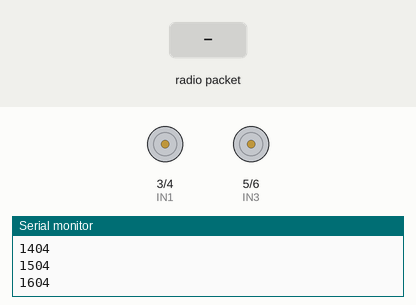
This sketch was run on a simulated Arduino Uno, built with avr-gcc and run on an emulated ATmega328P. On the bench: motor-driver pin pairs drawn as motors (green arrow = first pin HIGH = forward, orange = second pin HIGH = backward, longer = more drive, scaled by the enable pin), the last lines printed to the serial monitor. The test bench sets the inputs (shaded band). No radio packets arrive unless stated.

Above: at 1.7 s.
1.8 s: radio packet "Up" arrives
At 2.8 s:
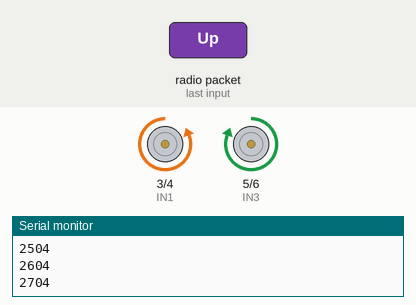
3.3 s: radio packet "Left" arrives
At 3.9 s:
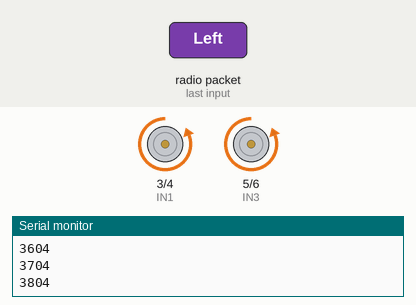
4.8 s: radio packet "Right" arrives
At 6.0 s:
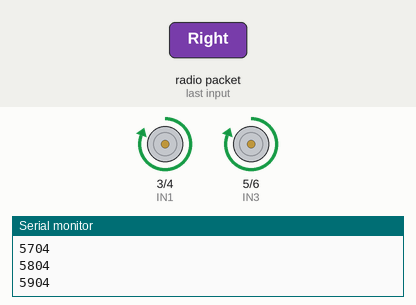
6.3 s: radio packet "Stop" arrives
At 7.4 s:
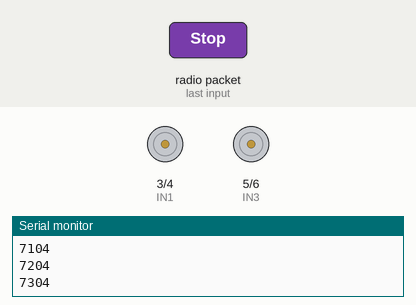
Timing chart, 0 to 8.8 s (numbered marks = the images above; inputs shaded):
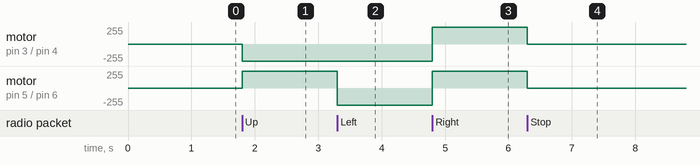

Measured:
- after the input at 1.8 s, motor on pin 3 (IN1) / pin 4 (IN2): stopped → backward 255/255 at once; motor on pin 5 (IN3) / pin 6 (IN4): stopped → forward 255/255 at once
- after the input at 3.3 s, motor on pin 5 (IN3) / pin 6 (IN4): forward 255/255 → backward 255/255 at once
- after the input at 4.8 s, motor on pin 3 (IN1) / pin 4 (IN2), motor on pin 5 (IN3) / pin 6 (IN4): backward 255/255 → forward 255/255 at once
- after the input at 6.3 s, motor on pin 3 (IN1) / pin 4 (IN2), motor on pin 5 (IN3) / pin 6 (IN4): forward 255/255 → stopped at once

The sketch:

rotuer.ino
```cpp
#include <SPI.h>
#include <RF24.h>
#include <string.h>

#define ENA 2
#define ENB 7
#define IN1 3
#define IN2 4
#define IN3 5
#define IN4 6
#define CE_PIN 8
#define CSN_PIN 9
#define TRIG_PIN A1
#define ECHO_PIN A0

const byte controller_address[6] = {'R','x','B','B','B'}; //컨트롤러로부터 메시지를 받을 때 쓰는 주소
const byte rover_address[6] = {'R','x','C','C','C'}; //로버로 메시지를 보낼 때 쓰는 주소

RF24 radio(CE_PIN, CSN_PIN);

const long timeout = 5000;
unsigned long lastReceiveTime = 0;
unsigned long checktime = 0;
bool check_routing = false;

bool isMovingUp = false;
bool isMovingDown = false;
bool isMovingLeft = false;
bool isMovingRight = false;

void setup() {
    Serial.begin(9600);
    Serial.println("Serial ON");
    delay(500);

    pinMode(ENA, OUTPUT);
    pinMode(ENB, OUTPUT);
    pinMode(IN1, OUTPUT);
    pinMode(IN2, OUTPUT);
    pinMode(IN3, OUTPUT);
    pinMode(IN4, OUTPUT);
    Serial.println("Motor ON");

    radio.begin(); //RF통신 시작
    radio.openReadingPipe(1, controller_address);
    radio.openWritingPipe(rover_address);
    radio.setPALevel(RF24_PA_MAX);
    radio.startListening();
}


void loop() {
  if (radio.available()) {
    char receivedMessage[32] = "";
    radio.read(&receivedMessage, sizeof(receivedMessage)); //컨트롤러에서 메시지를 받아옴
    Serial.println(receivedMessage);
    if(strcmp(receivedMessage, "HB") == 0){
      lastReceiveTime = millis();
    }
    else if(strcmp(receivedMessage, "Change_to_router")==0){
      check_routing = true;
      lastReceiveTime = millis();
    }
    else if(strcmp(receivedMessage, "Change_to_direct")==0){
      check_routing = false;
    }
    if(check_routing == false){
      usemotor(receivedMessage);
    }
    sendMessageToRover(receivedMessage);
  }
  if(millis()-lastReceiveTime >= timeout && check_routing == true){
      Serial.println("connect die... Reboot!");
      delay(5000);
      asm volatile("jmp 0");
  }
  if(millis()-checktime >=100){
    checktime = millis();
    Serial.println(millis()-lastReceiveTime);
  }
}

void usemotor(char* receivedMessage) {
  if (strcmp(receivedMessage, "Up") == 0) {
    toggleMovement(&isMovingUp, &moveMotor1Forward, &moveMotor2Forward);
  }
  else if (strcmp(receivedMessage, "Left") == 0) {
    toggleMovement(&isMovingLeft, &moveMotor1Backward, &moveMotor2Forward);
  }
  else if (strcmp(receivedMessage, "Right") == 0) {
    toggleMovement(&isMovingRight, &moveMotor1Forward, &moveMotor2Backward);
  }
  else if (strcmp(receivedMessage, "Stop") == 0) {
    resetMovement();
  }
}


void toggleMovement(bool* movementFlag, void (*motorFunc1)(), void (*motorFunc2)()) {
  if (*movementFlag) {
    *movementFlag = false;
    stopMotors();
  } else {
    *movementFlag = true;
    motorFunc1();
    motorFunc2();
  }
}

void moveMotor1Forward() {
  digitalWrite(IN3, HIGH);
  digitalWrite(IN4, LOW);
  analogWrite(ENB, 255);
}

void moveMotor1Backward() {
  digitalWrite(IN3, LOW);
  digitalWrite(IN4, HIGH);
  analogWrite(ENB, 255);
}

void moveMotor2Forward() {
  digitalWrite(IN1, LOW);
  digitalWrite(IN2, HIGH);
  analogWrite(ENA, 255);
}

void moveMotor2Backward() {
  digitalWrite(IN1, HIGH);
  digitalWrite(IN2, LOW);
  analogWrite(ENA, 255);
}

void stopMotors() {
  digitalWrite(IN1, LOW);
  digitalWrite(IN2, LOW);
  digitalWrite(IN3, LOW);
  digitalWrite(IN4, LOW);
}

void resetMovement() {
  isMovingUp = false;
  isMovingDown = false;
  isMovingLeft = false;
  isMovingRight = false;
  stopMotors();
}

void sendMessageToRover(const char* message) {
    radio.stopListening();
    radio.write(message, strlen(message) + 1); //로버로 메시지를 보내줌
    Serial.println(message);
    radio.startListening();
}
```
